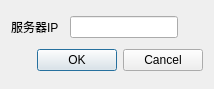
<?xml version="1.0" encoding="UTF-8"?>
<ui version="4.0">
 <class>ConnectServer</class>
 <widget class="QDialog" name="ConnectServer">
  <property name="windowModality">
   <enum>Qt::ApplicationModal</enum>
  </property>
  <property name="geometry">
   <rect>
    <x>0</x>
    <y>0</y>
    <width>214</width>
    <height>89</height>
   </rect>
  </property>
  <property name="windowTitle">
   <string>Dialog</string>
  </property>
  <layout class="QVBoxLayout" name="verticalLayout">
   <item>
    <layout class="QHBoxLayout" name="horizontalLayout">
     <item>
      <widget class="QLabel" name="label">
       <property name="text">
        <string>服务器IP</string>
       </property>
      </widget>
     </item>
     <item>
      <spacer name="horizontalSpacer_2">
       <property name="orientation">
        <enum>Qt::Horizontal</enum>
       </property>
       <property name="sizeType">
        <enum>QSizePolicy::Preferred</enum>
       </property>
       <property name="sizeHint" stdset="0">
        <size>
         <width>20</width>
         <height>20</height>
        </size>
       </property>
      </spacer>
     </item>
     <item>
      <widget class="QLineEdit" name="lineEdit_serverIP">
       <property name="sizePolicy">
        <sizepolicy hsizetype="Fixed" vsizetype="Fixed">
         <horstretch>0</horstretch>
         <verstretch>0</verstretch>
        </sizepolicy>
       </property>
       <property name="text">
        <string/>
       </property>
      </widget>
     </item>
     <item>
      <spacer name="horizontalSpacer">
       <property name="orientation">
        <enum>Qt::Horizontal</enum>
       </property>
       <property name="sizeHint" stdset="0">
        <size>
         <width>40</width>
         <height>20</height>
        </size>
       </property>
      </spacer>
     </item>
    </layout>
   </item>
   <item>
    <widget class="QDialogButtonBox" name="buttonBox">
     <property name="orientation">
      <enum>Qt::Horizontal</enum>
     </property>
     <property name="standardButtons">
      <set>QDialogButtonBox::Cancel|QDialogButtonBox::Ok</set>
     </property>
    </widget>
   </item>
  </layout>
 </widget>
 <resources/>
 <connections>
  <connection>
   <sender>buttonBox</sender>
   <signal>accepted()</signal>
   <receiver>ConnectServer</receiver>
   <slot>accept()</slot>
   <hints>
    <hint type="sourcelabel">
     <x>248</x>
     <y>254</y>
    </hint>
    <hint type="destinationlabel">
     <x>157</x>
     <y>274</y>
    </hint>
   </hints>
  </connection>
  <connection>
   <sender>buttonBox</sender>
   <signal>rejected()</signal>
   <receiver>ConnectServer</receiver>
   <slot>reject()</slot>
   <hints>
    <hint type="sourcelabel">
     <x>316</x>
     <y>260</y>
    </hint>
    <hint type="destinationlabel">
     <x>286</x>
     <y>274</y>
    </hint>
   </hints>
  </connection>
 </connections>
</ui>
